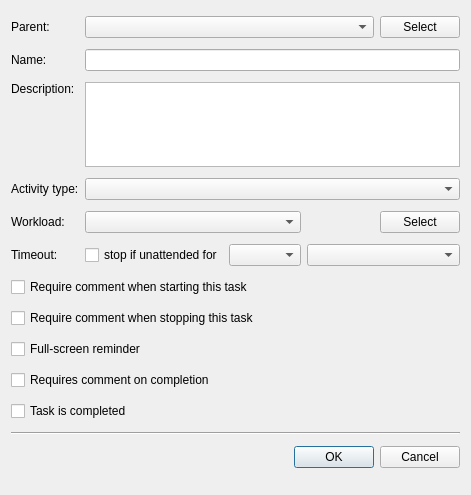
<?xml version="1.0" encoding="UTF-8"?>
<ui version="4.0">
 <class>tt3::gui::CreatePublicTaskDialog</class>
 <widget class="QDialog" name="tt3::gui::CreatePublicTaskDialog">
  <property name="geometry">
   <rect>
    <x>0</x>
    <y>0</y>
    <width>471</width>
    <height>495</height>
   </rect>
  </property>
  <property name="windowTitle">
   <string>Create public task</string>
  </property>
  <property name="windowIcon">
   <iconset resource="tt3-gui.qrc">
    <normaloff>:/tt3-gui/Resources/Images/Actions/CreatePublicTaskLarge.png</normaloff>:/tt3-gui/Resources/Images/Actions/CreatePublicTaskLarge.png</iconset>
  </property>
  <layout class="QGridLayout" name="gridLayout">
   <item row="0" column="0">
    <widget class="QLabel" name="parentTaskLabel">
     <property name="text">
      <string>Parent:</string>
     </property>
    </widget>
   </item>
   <item row="0" column="1" colspan="3">
    <widget class="QComboBox" name="parentTaskComboBox"/>
   </item>
   <item row="0" column="4">
    <widget class="QPushButton" name="selectParentTaskPushButton">
     <property name="text">
      <string>Select</string>
     </property>
     <property name="icon">
      <iconset resource="tt3-gui.qrc">
       <normaloff>:/tt3-gui/Resources/Images/Actions/ViewPublicTaskSmall.png</normaloff>:/tt3-gui/Resources/Images/Actions/ViewPublicTaskSmall.png</iconset>
     </property>
    </widget>
   </item>
   <item row="1" column="0">
    <widget class="QLabel" name="displayNameLabel">
     <property name="text">
      <string>Name:</string>
     </property>
    </widget>
   </item>
   <item row="1" column="1" colspan="4">
    <widget class="QLineEdit" name="displayNameLineEdit"/>
   </item>
   <item row="3" column="0">
    <widget class="QLabel" name="activityTypeLabel">
     <property name="text">
      <string>Activity type:</string>
     </property>
    </widget>
   </item>
   <item row="4" column="0">
    <widget class="QLabel" name="workloadLabel">
     <property name="text">
      <string>Workload:</string>
     </property>
    </widget>
   </item>
   <item row="5" column="0">
    <widget class="QLabel" name="timeoutLabel">
     <property name="text">
      <string>Timeout:</string>
     </property>
    </widget>
   </item>
   <item row="5" column="1">
    <widget class="QCheckBox" name="timeoutCheckBox">
     <property name="text">
      <string>stop if unattended for</string>
     </property>
    </widget>
   </item>
   <item row="5" column="2">
    <widget class="QComboBox" name="hoursComboBox"/>
   </item>
   <item row="5" column="3" colspan="2">
    <widget class="QComboBox" name="minutesComboBox"/>
   </item>
   <item row="11" column="0" colspan="5">
    <widget class="Line" name="line">
     <property name="orientation">
      <enum>Qt::Orientation::Horizontal</enum>
     </property>
    </widget>
   </item>
   <item row="12" column="0" colspan="5">
    <widget class="QDialogButtonBox" name="buttonBox">
     <property name="orientation">
      <enum>Qt::Orientation::Horizontal</enum>
     </property>
     <property name="standardButtons">
      <set>QDialogButtonBox::StandardButton::Cancel|QDialogButtonBox::StandardButton::Ok</set>
     </property>
    </widget>
   </item>
   <item row="10" column="0" colspan="5">
    <widget class="QCheckBox" name="completedCheckBox">
     <property name="text">
      <string>Task is completed</string>
     </property>
    </widget>
   </item>
   <item row="9" column="0" colspan="5">
    <widget class="QCheckBox" name="requiresCommentOnCompletionCeckBox">
     <property name="text">
      <string>Requires comment on completion</string>
     </property>
    </widget>
   </item>
   <item row="8" column="0" colspan="5">
    <widget class="QCheckBox" name="fullScreenReminderCheckBox">
     <property name="text">
      <string>Full-screen reminder</string>
     </property>
    </widget>
   </item>
   <item row="7" column="0" colspan="5">
    <widget class="QCheckBox" name="requireCommentOnStopCheckBox">
     <property name="text">
      <string>Require comment when stopping this task</string>
     </property>
    </widget>
   </item>
   <item row="6" column="0" colspan="5">
    <widget class="QCheckBox" name="requireCommentOnStartCheckBox">
     <property name="text">
      <string>Require comment when starting this task</string>
     </property>
    </widget>
   </item>
   <item row="3" column="1" colspan="4">
    <widget class="QComboBox" name="activityTypeComboBox"/>
   </item>
   <item row="4" column="4">
    <widget class="QPushButton" name="selectWorkloadPushButton">
     <property name="text">
      <string>Select</string>
     </property>
     <property name="icon">
      <iconset resource="tt3-gui.qrc">
       <normaloff>:/tt3-gui/Resources/Images/Actions/ViewWorkStreamSmall.png</normaloff>:/tt3-gui/Resources/Images/Actions/ViewWorkStreamSmall.png</iconset>
     </property>
    </widget>
   </item>
   <item row="2" column="0">
    <widget class="QLabel" name="descriptionLabel">
     <property name="text">
      <string>Description:</string>
     </property>
     <property name="alignment">
      <set>Qt::AlignmentFlag::AlignLeading|Qt::AlignmentFlag::AlignLeft|Qt::AlignmentFlag::AlignTop</set>
     </property>
    </widget>
   </item>
   <item row="2" column="1" colspan="4">
    <widget class="QPlainTextEdit" name="descriptionPlainTextEdit">
     <property name="sizePolicy">
      <sizepolicy hsizetype="Expanding" vsizetype="Fixed">
       <horstretch>0</horstretch>
       <verstretch>0</verstretch>
      </sizepolicy>
     </property>
     <property name="maximumSize">
      <size>
       <width>16777215</width>
       <height>85</height>
      </size>
     </property>
    </widget>
   </item>
   <item row="4" column="1" colspan="2">
    <widget class="QComboBox" name="workloadComboBox"/>
   </item>
  </layout>
 </widget>
 <tabstops>
  <tabstop>parentTaskComboBox</tabstop>
  <tabstop>selectParentTaskPushButton</tabstop>
  <tabstop>displayNameLineEdit</tabstop>
  <tabstop>descriptionPlainTextEdit</tabstop>
  <tabstop>activityTypeComboBox</tabstop>
  <tabstop>workloadComboBox</tabstop>
  <tabstop>selectWorkloadPushButton</tabstop>
  <tabstop>timeoutCheckBox</tabstop>
  <tabstop>hoursComboBox</tabstop>
  <tabstop>minutesComboBox</tabstop>
  <tabstop>requireCommentOnStartCheckBox</tabstop>
  <tabstop>requireCommentOnStopCheckBox</tabstop>
  <tabstop>fullScreenReminderCheckBox</tabstop>
  <tabstop>requiresCommentOnCompletionCeckBox</tabstop>
  <tabstop>completedCheckBox</tabstop>
 </tabstops>
 <resources>
  <include location="tt3-gui.qrc"/>
 </resources>
 <connections>
  <connection>
   <sender>buttonBox</sender>
   <signal>accepted()</signal>
   <receiver>tt3::gui::CreatePublicTaskDialog</receiver>
   <slot>accept()</slot>
   <hints>
    <hint type="sourcelabel">
     <x>248</x>
     <y>254</y>
    </hint>
    <hint type="destinationlabel">
     <x>157</x>
     <y>274</y>
    </hint>
   </hints>
  </connection>
  <connection>
   <sender>buttonBox</sender>
   <signal>rejected()</signal>
   <receiver>tt3::gui::CreatePublicTaskDialog</receiver>
   <slot>reject()</slot>
   <hints>
    <hint type="sourcelabel">
     <x>316</x>
     <y>260</y>
    </hint>
    <hint type="destinationlabel">
     <x>286</x>
     <y>274</y>
    </hint>
   </hints>
  </connection>
  <connection>
   <sender>displayNameLineEdit</sender>
   <signal>textChanged(QString)</signal>
   <receiver>tt3::gui::CreatePublicTaskDialog</receiver>
   <slot>_displayNameLineEditTextChanged(QString)</slot>
   <hints>
    <hint type="sourcelabel">
     <x>278</x>
     <y>59</y>
    </hint>
    <hint type="destinationlabel">
     <x>232</x>
     <y>246</y>
    </hint>
   </hints>
  </connection>
  <connection>
   <sender>selectWorkloadPushButton</sender>
   <signal>clicked()</signal>
   <receiver>tt3::gui::CreatePublicTaskDialog</receiver>
   <slot>_selectWorkloadPushButtonClicked()</slot>
   <hints>
    <hint type="sourcelabel">
     <x>413</x>
     <y>221</y>
    </hint>
    <hint type="destinationlabel">
     <x>232</x>
     <y>246</y>
    </hint>
   </hints>
  </connection>
  <connection>
   <sender>timeoutCheckBox</sender>
   <signal>stateChanged(int)</signal>
   <receiver>tt3::gui::CreatePublicTaskDialog</receiver>
   <slot>_timeoutCheckBoxStateChanged(int)</slot>
   <hints>
    <hint type="sourcelabel">
     <x>189</x>
     <y>255</y>
    </hint>
    <hint type="destinationlabel">
     <x>232</x>
     <y>246</y>
    </hint>
   </hints>
  </connection>
  <connection>
   <sender>hoursComboBox</sender>
   <signal>currentIndexChanged(int)</signal>
   <receiver>tt3::gui::CreatePublicTaskDialog</receiver>
   <slot>_hoursComboBoxCurrentIndexChanged(int)</slot>
   <hints>
    <hint type="sourcelabel">
     <x>324</x>
     <y>255</y>
    </hint>
    <hint type="destinationlabel">
     <x>232</x>
     <y>246</y>
    </hint>
   </hints>
  </connection>
  <connection>
   <sender>minutesComboBox</sender>
   <signal>currentIndexChanged(int)</signal>
   <receiver>tt3::gui::CreatePublicTaskDialog</receiver>
   <slot>_minutesComboBoxCurrentIndexChanged(int)</slot>
   <hints>
    <hint type="sourcelabel">
     <x>413</x>
     <y>255</y>
    </hint>
    <hint type="destinationlabel">
     <x>232</x>
     <y>246</y>
    </hint>
   </hints>
  </connection>
  <connection>
   <sender>descriptionPlainTextEdit</sender>
   <signal>textChanged()</signal>
   <receiver>tt3::gui::CreatePublicTaskDialog</receiver>
   <slot>_descriptionPlainTextEditTextChanged()</slot>
   <hints>
    <hint type="sourcelabel">
     <x>281</x>
     <y>123</y>
    </hint>
    <hint type="destinationlabel">
     <x>235</x>
     <y>247</y>
    </hint>
   </hints>
  </connection>
  <connection>
   <sender>selectParentTaskPushButton</sender>
   <signal>clicked()</signal>
   <receiver>tt3::gui::CreatePublicTaskDialog</receiver>
   <slot>_selectParentTaskPushButtonClicked()</slot>
   <hints>
    <hint type="sourcelabel">
     <x>419</x>
     <y>24</y>
    </hint>
    <hint type="destinationlabel">
     <x>235</x>
     <y>247</y>
    </hint>
   </hints>
  </connection>
 </connections>
 <slots>
  <slot>_displayNameLineEditTextChanged(QString)</slot>
  <slot>_descriptionPlainTextEditTextChanged()</slot>
  <slot>_selectWorkloadPushButtonClicked()</slot>
  <slot>_timeoutCheckBoxStateChanged(int)</slot>
  <slot>_hoursComboBoxCurrentIndexChanged(int)</slot>
  <slot>_minutesComboBoxCurrentIndexChanged(int)</slot>
  <slot>_selectParentTaskPushButtonClicked()</slot>
 </slots>
</ui>
